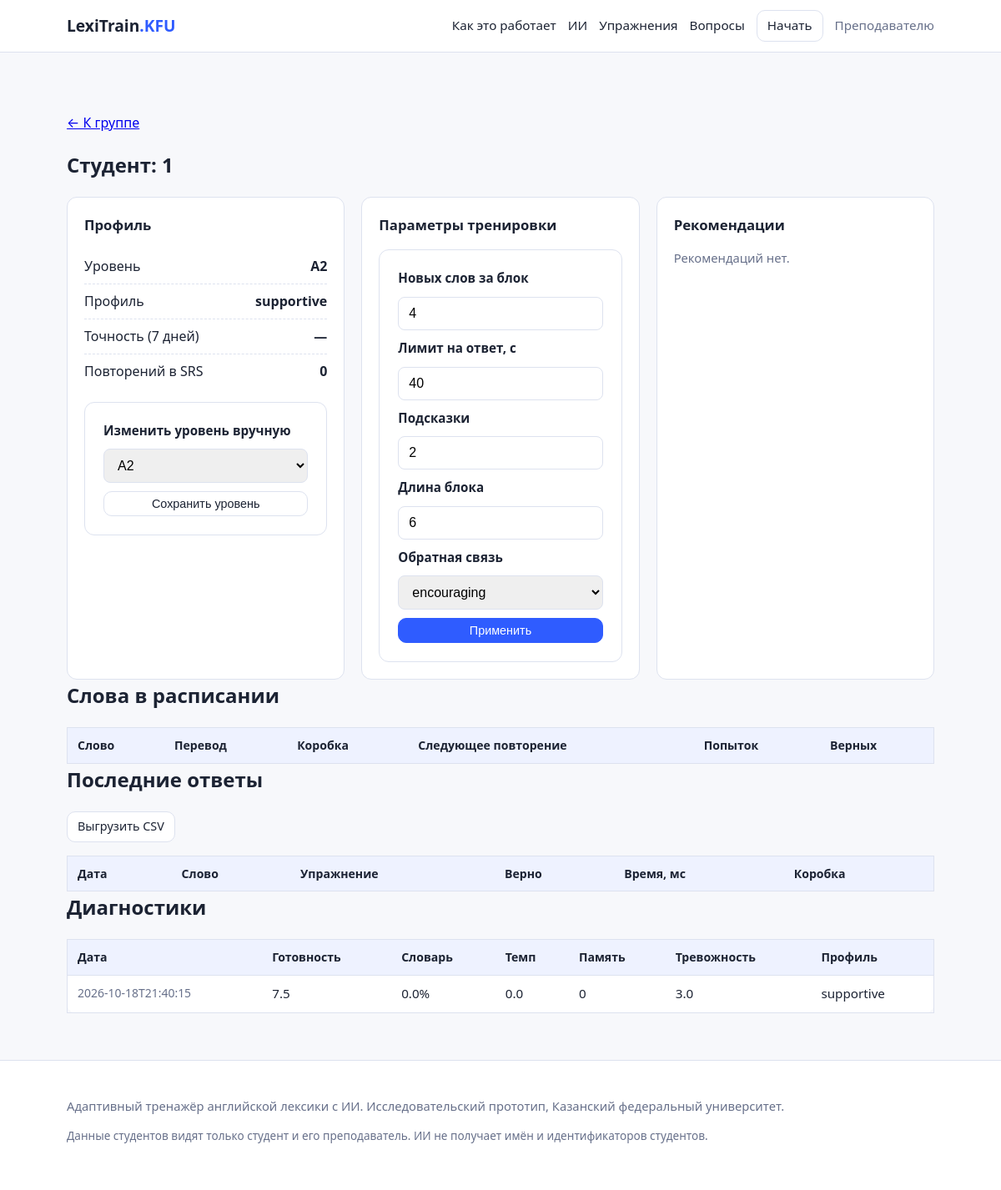
The app's page /teacher/student/1 (signed in) with its own data.
### tables this page shows
CREATE TABLE students (
    alias TEXT PRIMARY KEY,
    created_at TEXT NOT NULL,
    consent_at TEXT,
    level TEXT,
    profile TEXT,
    params_json TEXT
);

CREATE TABLE diagnostics (
    id INTEGER PRIMARY KEY AUTOINCREMENT,
    alias TEXT NOT NULL,
    vocab_pct REAL,
    known_count INTEGER,
    fluent_count INTEGER,
    taps_per_sec REAL,
    memory_span INTEGER,
    anxiety REAL,
    readiness REAL,
    profile TEXT,
    created_at TEXT NOT NULL
);

### app.py (the view)
    @app.route("/teacher/student/<alias>")
    @teacher_required
    def teacher_student(alias):
        import json as _json
        db = dbm.get_db()
        st = db.execute("SELECT * FROM students WHERE alias=?", (alias,)).fetchone()
        if not st:
            abort(404)
        answers = db.execute(
            "SELECT * FROM answers WHERE alias=? ORDER BY id DESC LIMIT 100", (alias,)
        ).fetchall()
        srs_rows = db.execute(
            "SELECT * FROM srs WHERE alias=? ORDER BY box DESC, word_id", (alias,)
        ).fetchall()
        diags = db.execute(
            "SELECT * FROM diagnostics WHERE alias=? ORDER BY id DESC", (alias,)
        ).fetchall()
        recs = db.execute(
            "SELECT * FROM recommendations WHERE alias=? ORDER BY id DESC", (alias,)
        ).fetchall()
        params = _json.loads(st["params_json"]) if st["params_json"] else {}
        acc, n = srs.accuracy_since(db, alias, 7)
        return render_template(
            "teacher_student.html",
            st=st,
            answers=answers,
            srs_rows=srs_rows,
            diags=diags,
            recs=recs,
            params=params,
            word_map=WORD_BY_ID,
            accuracy=acc,
            answers_n=n,
        )

### app.py (called while the page is built)
def current_alias():
    return session.get("alias")

def teacher_required(f):
    @wraps(f)
    def wrapper(*args, **kwargs):
        if not session.get("is_teacher"):
            return redirect(url_for("teacher_login"))
        return f(*args, **kwargs)
    return wrapper

### trainer/db.py (called while the page is built)
def get_db():
    if "db" not in g:
        g.db = sqlite3.connect(current_app.config["DATABASE"])
        g.db.row_factory = sqlite3.Row
        g.db.execute("PRAGMA foreign_keys = ON")
    return g.db

### trainer/srs.py (called while the page is built)
def _today():
    return date.today()

def accuracy_since(db, alias, days=7):
    since = (_today() - timedelta(days=days)).isoformat()
    row = db.execute(
        """SELECT COUNT(*) AS n, COALESCE(SUM(correct),0) AS c
           FROM answers WHERE alias=? AND created_at>=?""",
        (alias, since),
    ).fetchone()
    if not row or row["n"] == 0:
        return None, 0
    return row["c"] / row["n"], row["n"]

### templates/teacher_student.html (shortened to what this page needs)
{% extends "base.html" %}
{% block content %}
<section class="section">
  <div class="container">
    <p><a href="{{ url_for('teacher_dashboard') }}">← К группе</a></p>
    <h1>Студент: {{ st.alias }}</h1>
    <div class="grid-3">
      <div class="card">
        <h3>Профиль</h3>
        <ul class="stat-list">
          <li><span>Уровень</span><strong>{{ st.level or '—' }}</strong></li>
          <li><span>Профиль</span><strong>{{ st.profile or '—' }}</strong></li>
          <li><span>Точность (7 дней)</span><strong>{% if accuracy is not none %}{{ '%.0f' | format(accuracy * 100) }}% ({{ answers_n }}){% else %}—{% endif %}</strong></li>
          <li><span>Повторений в SRS</span><strong>{{ srs_rows | length }}</strong></li>
        </ul>
        <form method="post" action="{{ url_for('teacher_update_level', alias=st.alias) }}" class="form-card">
          <label>Изменить уровень вручную</label>
          <select name="level">
            {% for lv in RULES.level_up.levels %}
              <option value="{{ lv }}" {% if st.level == lv %}selected{% endif %}>{{ lv }}</option>
            {% endfor %}
          </select>
          <button class="btn btn-small">Сохранить уровень</button>
        </form>
      </div>
      <div class="card">
        <h3>Параметры тренировки</h3>
        <form method="post" action="{{ url_for('teacher_update_params', alias=st.alias) }}" class="form-card">
          <label>Новых слов за блок</label>
          <input type="number" name="new_words" min="1" max="20" value="{{ params.get('new_words', 8) }}">
          <label>Лимит на ответ, с</label>
          <input type="number" name="answer_limit_sec" min="5" max="120" value="{{ params.get('answer_limit_sec', 20) }}">
          <label>Подсказки</label>
          <input type="number" name="hints" min="0" max="2" value="{{ params.get('hints', 1) }}">
          <label>Длина блока</label>
          <input type="number" name="block_length" min="3" max="30" value="{{ params.get('block_length', 12) }}">
          <label>Обратная связь</label>
          <select name="feedback_mode">
            {% for m in ['brief', 'detailed', 'encouraging'] %}
              <option value="{{ m }}" {% if params.get('feedback_mode') == m %}selected{% endif %}>{{ m }}</option>
            {% endfor %}
          </select>
          <button class="btn btn-small btn-primary">Применить</button>
        </form>
      </div>
      <div class="card">
        <h3>Рекомендации</h3>
        {% for r in recs %}
          <p class="rec rec-{{ r.status }}"><strong>{{ r.status }}</strong>: {{ r.message }}</p>
        {% else %}
          <p class="muted">Рекомендаций нет.</p>
        {% endfor %}
      </div>
    </div>
    <h2>Слова в расписании</h2>
    <div class="table-wrap">
      <table>
        <tr><th>Слово</th><th>Перевод</th><th>Коробка</th><th>Следующее повторение</th><th>Попыток</th><th>Верных</th></tr>
      </table>
    </div>
    <h2>Последние ответы</h2>
    <p><a class="btn btn-small" href="{{ url_for('teacher_export', alias=st.alias) }}">Выгрузить CSV</a></p>
    <div class="table-wrap">
      <table>
        <tr><th>Дата</th><th>Слово</th><th>Упражнение</th><th>Верно</th><th>Время, мс</th><th>Коробка</th></tr>
      </table>
    </div>
    <h2>Диагностики</h2>
    <div class="table-wrap">
      <table>
        <tr><th>Дата</th><th>Готовность</th><th>Словарь</th><th>Темп</th><th>Память</th><th>Тревожность</th><th>Профиль</th></tr>
        {% for d in diags %}
        <tr>
          <td class="muted">{{ d.created_at }}</td>
          <td>{{ d.readiness }}</td>
          <td>{{ d.vocab_pct }}%</td>
          <td>{{ d.taps_per_sec }}</td>
          <td>{{ d.memory_span }}</td>
          <td>{{ d.anxiety }}</td>
          <td>{{ d.profile }}</td>
        </tr>
        {% endfor %}
      </table>
    </div>
  </div>
</section>
{% endblock %}

### templates/base.html (shortened to what this page needs)
<!DOCTYPE html>
<html lang="ru">
<head>
  <link rel="stylesheet" href="{{ url_for('static', filename='css/style.css') }}">
</head>
<body>
<header class="site-header">
  <div class="container header-inner">
    <a class="logo" href="{{ url_for('index') }}">LexiTrain<span>.KFU</span></a>
    <nav class="nav">
      <a href="{{ url_for('index') }}#how">Как это работает</a>
      <a href="{{ url_for('index') }}#ai">ИИ</a>
      <a href="{{ url_for('index') }}#exercises">Упражнения</a>
      <a href="{{ url_for('index') }}#faq">Вопросы</a>
      {% if alias %}
        <a href="{{ url_for('diagnostics_hub') }}">Диагностика</a>
        <a href="{{ url_for('practice') }}" class="btn btn-small">Практика</a>
        <a href="{{ url_for('logout') }}">Выйти</a>
      {% else %}
        <a href="{{ url_for('consent') }}" class="btn btn-small">Начать</a>
      {% endif %}
      <a href="{{ url_for('teacher_login') }}" class="nav-teacher">Преподавателю</a>
    </nav>
  </div>
</header>
<main>
  {% block content %}{% endblock %}
</main>
<footer class="site-footer">
  <div class="container">
    <p>Адаптивный тренажёр английской лексики с ИИ. Исследовательский прототип, Казанский федеральный университет.</p>
    <p class="muted">Данные студентов видят только студент и его преподаватель. ИИ не получает имён и идентификаторов студентов.</p>
  </div>
</footer>
</body>
</html>

### static/css/style.css (style rules this page uses)
:root { --bg: #f7f8fb; --surface: #ffffff; --text: #1c2333; --muted: #67708a; --primary: #2f5cff; --primary-dark: #2348cc; --accent: #eef2ff; --ok: #137a4b; --ok-bg: #e6f7ef; --bad: #b3261e; --bad-bg: #fdecea; --warn: #8a5a00; --warn-bg: #fff4dc; --border: #dde2ef; --radius: 12px; }
* { box-sizing: border-box; }
body { margin: 0; font-family: "Segoe UI", system-ui, -apple-system, sans-serif; background: var(--bg); color: var(--text); line-height: 1.55; }
.container { max-width: 1080px; margin: 0 auto; padding: 0 20px; }
.muted { color: var(--muted); font-size: 0.92em; }
.site-header { background: var(--surface); border-bottom: 1px solid var(--border); position: sticky; top: 0; z-index: 10; }
.header-inner { display: flex; align-items: center; justify-content: space-between; gap: 16px; padding-top: 12px; padding-bottom: 12px; flex-wrap: wrap; }
.logo { font-weight: 700; font-size: 1.2rem; color: var(--text); text-decoration: none; }
.logo span { color: var(--primary); }
.nav { display: flex; gap: 14px; align-items: center; flex-wrap: wrap; }
.nav a { color: var(--text); text-decoration: none; font-size: 0.95rem; }
.nav-teacher { color: var(--muted) !important; }
.btn { display: inline-block; background: var(--surface); color: var(--text); border: 1px solid var(--border); border-radius: 10px; padding: 10px 18px; font-size: 1rem; cursor: pointer; text-decoration: none; }
.btn-primary { background: var(--primary); border-color: var(--primary); color: #fff; }
.btn-small { padding: 6px 12px; font-size: 0.9rem; }
.section { padding: 56px 0; }
.section h2 { margin-top: 0; }
.grid-3 { display: grid; grid-template-columns: repeat(3, 1fr); gap: 20px; }
.card { background: var(--surface); border: 1px solid var(--border); border-radius: var(--radius); padding: 20px; }
.card h3 { margin: 0 0 8px; font-size: 1.05rem; }
.form-card { background: var(--surface); border: 1px solid var(--border); border-radius: var(--radius); padding: 22px; display: flex; flex-direction: column; gap: 10px; margin-top: 16px; }
.form-card label { font-weight: 600; font-size: 0.95rem; }
.form-card input[type="text"], .form-card input[type="password"], .form-card input[type="number"], .form-card select { padding: 10px 12px; border: 1px solid var(--border); border-radius: 8px; font-size: 1rem; }
.stat-list { list-style: none; padding: 0; }
.stat-list li { display: flex; justify-content: space-between; gap: 12px; padding: 8px 0; border-bottom: 1px dashed var(--border); }
.stat-list li:last-child { border-bottom: none; }
.table-wrap { overflow-x: auto; }
table { width: 100%; border-collapse: collapse; background: var(--surface); border: 1px solid var(--border); border-radius: var(--radius); font-size: 0.95rem; }
th, td { text-align: left; padding: 10px 12px; border-bottom: 1px solid var(--border); vertical-align: top; }
th { background: var(--accent); font-size: 0.88rem; }
.site-footer { border-top: 1px solid var(--border); padding: 28px 0 40px; color: var(--muted); font-size: 0.92rem; background: var(--surface); }

### records on screen
students: alias "1", level "A2", profile "supportive"
diagnostics: created_at "2026-10-18T21:40:15", readiness "7.5", vocab_pct "0.0", taps_per_sec "0.0", memory_span "0", anxiety "3.0", profile "supportive"

### other values on screen
{{ srs_rows | length }} "0"
form field feedback_mode "encouraging"
